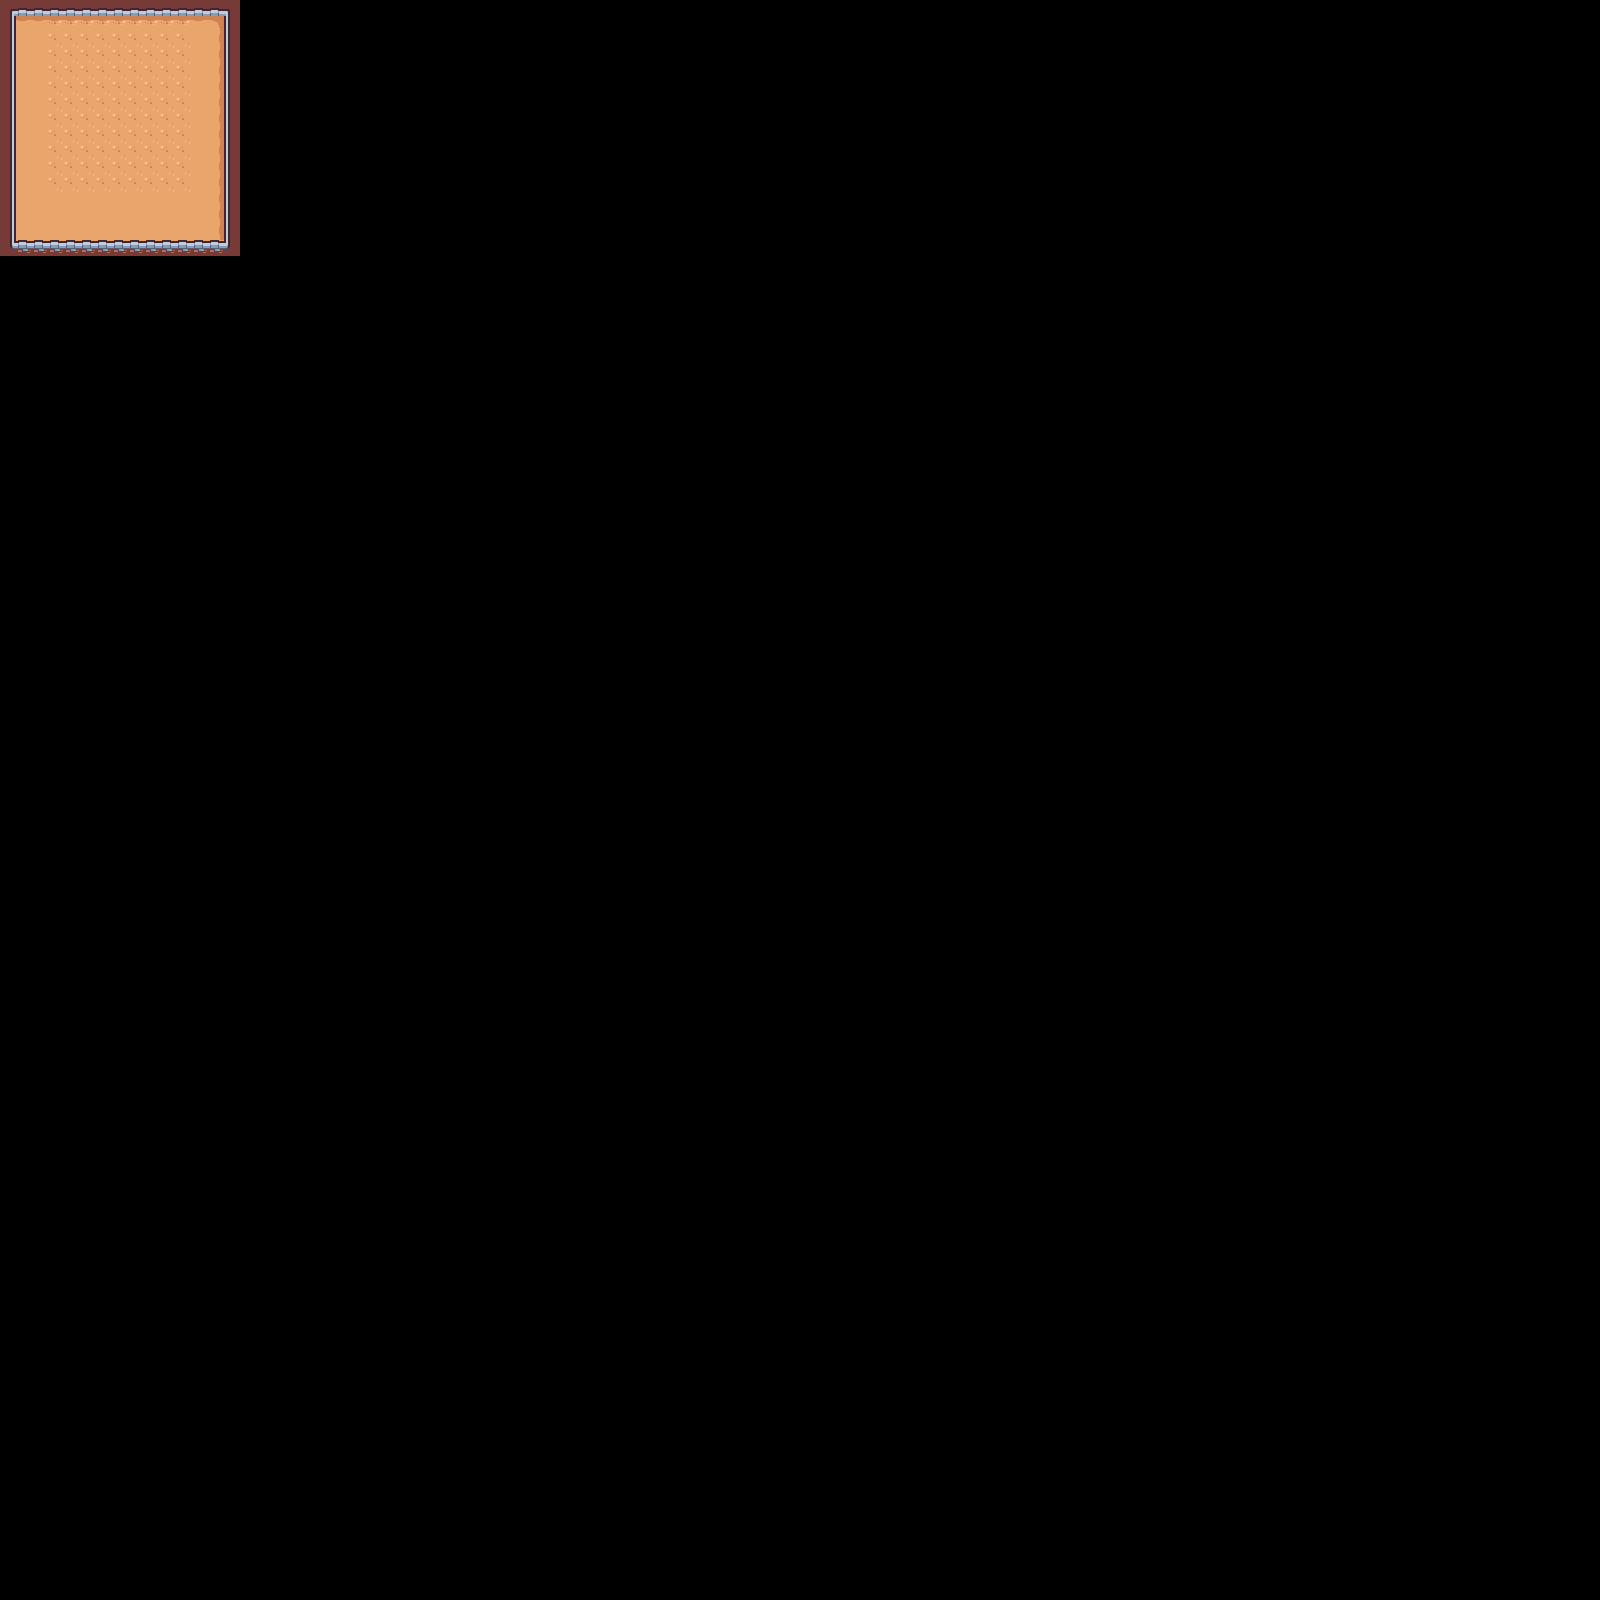

This is a level from a 2D game, rendered from its Tiled map with the project's own tilesets. A one-line summary and the map file follow, with tile-layer data summarised:
An orthogonal 100x100 tile map with 16x16 px tiles, 2 tile layers (ground, walls).

<map version="1.10" tiledversion="1.10.1" orientation="orthogonal" renderorder="right-down" width="100" height="100" tilewidth="16" tileheight="16" infinite="0" nextlayerid="3" nextobjectid="1">
 <tileset firstgid="1" name="dungeon" tilewidth="16" tileheight="16" spacing="1" tilecount="132" columns="12">
  <image source="tiles/tilemap.png" width="203" height="186" />
  <tile id="0">
   <properties>
    <property name="collides" type="bool" value="false" />
   </properties>
  </tile>
  <tile id="1">
   <properties>
    <property name="collides" type="bool" value="true" />
   </properties>
  </tile>
  <tile id="2">
   <properties>
    <property name="collides" type="bool" value="true" />
   </properties>
  </tile>
  <tile id="3">
   <properties>
    <property name="collides" type="bool" value="true" />
   </properties>
  </tile>
  <tile id="4">
   <properties>
    <property name="collides" type="bool" value="false" />
   </properties>
  </tile>
  <tile id="5">
   <properties>
    <property name="collides" type="bool" value="false" />
   </properties>
  </tile>
  <tile id="6">
   <properties>
    <property name="collides" type="bool" value="false" />
   </properties>
  </tile>
  <tile id="7">
   <properties>
    <property name="collides" type="bool" value="false" />
   </properties>
  </tile>
  <tile id="8">
   <properties>
    <property name="collides" type="bool" value="false" />
   </properties>
  </tile>
  <tile id="9">
   <properties>
    <property name="collides" type="bool" value="false" />
   </properties>
  </tile>
  <tile id="10">
   <properties>
    <property name="collides" type="bool" value="false" />
   </properties>
  </tile>
  <tile id="11">
   <properties>
    <property name="collides" type="bool" value="false" />
   </properties>
  </tile>
  <tile id="12">
   <properties>
    <property name="collides" type="bool" value="false" />
   </properties>
  </tile>
  <tile id="13">
   <properties>
    <property name="collides" type="bool" value="true" />
   </properties>
  </tile>
  <tile id="14">
   <properties>
    <property name="collides" type="bool" value="false" />
   </properties>
  </tile>
  <tile id="15">
   <properties>
    <property name="collides" type="bool" value="true" />
   </properties>
  </tile>
  <tile id="16">
   <properties>
    <property name="collides" type="bool" value="false" />
   </properties>
  </tile>
  <tile id="17">
   <properties>
    <property name="collides" type="bool" value="false" />
   </properties>
  </tile>
  <tile id="18">
   <properties>
    <property name="collides" type="bool" value="false" />
   </properties>
  </tile>
  <tile id="19">
   <properties>
    <property name="collides" type="bool" value="false" />
   </properties>
  </tile>
  <tile id="20">
   <properties>
    <property name="collides" type="bool" value="false" />
   </properties>
  </tile>
  <tile id="21">
   <properties>
    <property name="collides" type="bool" value="false" />
   </properties>
  </tile>
  <tile id="22">
   <properties>
    <property name="collides" type="bool" value="false" />
   </properties>
  </tile>
  <tile id="23">
   <properties>
    <property name="collides" type="bool" value="false" />
   </properties>
  </tile>
  <tile id="24">
   <properties>
    <property name="collides" type="bool" value="false" />
   </properties>
  </tile>
  <tile id="25">
   <properties>
    <property name="collides" type="bool" value="true" />
   </properties>
  </tile>
  <tile id="26">
   <properties>
    <property name="collides" type="bool" value="true" />
   </properties>
  </tile>
  <tile id="27">
   <properties>
    <property name="collides" type="bool" value="true" />
   </properties>
  </tile>
  <tile id="28">
   <properties>
    <property name="collides" type="bool" value="false" />
   </properties>
  </tile>
  <tile id="29">
   <properties>
    <property name="collides" type="bool" value="false" />
   </properties>
  </tile>
  <tile id="30">
   <properties>
    <property name="collides" type="bool" value="false" />
   </properties>
  </tile>
  <tile id="31">
   <properties>
    <property name="collides" type="bool" value="false" />
   </properties>
  </tile>
  <tile id="32">
   <properties>
    <property name="collides" type="bool" value="false" />
   </properties>
  </tile>
  <tile id="33">
   <properties>
    <property name="collides" type="bool" value="false" />
   </properties>
  </tile>
  <tile id="34">
   <properties>
    <property name="collides" type="bool" value="false" />
   </properties>
  </tile>
  <tile id="35">
   <properties>
    <property name="collides" type="bool" value="false" />
   </properties>
  </tile>
  <tile id="36">
   <properties>
    <property name="collides" type="bool" value="false" />
   </properties>
  </tile>
  <tile id="37">
   <properties>
    <property name="collides" type="bool" value="false" />
   </properties>
  </tile>
  <tile id="38">
   <properties>
    <property name="collides" type="bool" value="false" />
   </properties>
  </tile>
  <tile id="39">
   <properties>
    <property name="collides" type="bool" value="false" />
   </properties>
  </tile>
  <tile id="40">
   <properties>
    <property name="collides" type="bool" value="false" />
   </properties>
  </tile>
  <tile id="41">
   <properties>
    <property name="collides" type="bool" value="false" />
   </properties>
  </tile>
  <tile id="42">
   <properties>
    <property name="collides" type="bool" value="false" />
   </properties>
  </tile>
  <tile id="43">
   <properties>
    <property name="collides" type="bool" value="false" />
   </properties>
  </tile>
  <tile id="44">
   <properties>
    <property name="collides" type="bool" value="false" />
   </properties>
  </tile>
  <tile id="45">
   <properties>
    <property name="collides" type="bool" value="false" />
   </properties>
  </tile>
  <tile id="46">
   <properties>
    <property name="collides" type="bool" value="false" />
   </properties>
  </tile>
  <tile id="47">
   <properties>
    <property name="collides" type="bool" value="false" />
   </properties>
  </tile>
  <tile id="48">
   <properties>
    <property name="collides" type="bool" value="false" />
   </properties>
  </tile>
  <tile id="49">
   <properties>
    <property name="collides" type="bool" value="false" />
   </properties>
  </tile>
  <tile id="50">
   <properties>
    <property name="collides" type="bool" value="false" />
   </properties>
  </tile>
  <tile id="51">
   <properties>
    <property name="collides" type="bool" value="false" />
   </properties>
  </tile>
  <tile id="52">
   <properties>
    <property name="collides" type="bool" value="false" />
   </properties>
  </tile>
  <tile id="53">
   <properties>
    <property name="collides" type="bool" value="false" />
   </properties>
  </tile>
  <tile id="54">
   <properties>
    <property name="collides" type="bool" value="false" />
   </properties>
  </tile>
  <tile id="55">
   <properties>
    <property name="collides" type="bool" value="false" />
   </properties>
  </tile>
  <tile id="56">
   <properties>
    <property name="collides" type="bool" value="false" />
   </properties>
  </tile>
  <tile id="57">
   <properties>
    <property name="collides" type="bool" value="false" />
   </properties>
  </tile>
  <tile id="58">
   <properties>
    <property name="collides" type="bool" value="false" />
   </properties>
  </tile>
  <tile id="59">
   <properties>
    <property name="collides" type="bool" value="false" />
   </properties>
  </tile>
  <tile id="60">
   <properties>
    <property name="collides" type="bool" value="false" />
   </properties>
  </tile>
  <tile id="61">
   <properties>
    <property name="collides" type="bool" value="false" />
   </properties>
  </tile>
  <tile id="62">
   <properties>
    <property name="collides" type="bool" value="false" />
   </properties>
  </tile>
  <tile id="63">
   <properties>
    <property name="collides" type="bool" value="false" />
   </properties>
  </tile>
  <tile id="64">
   <properties>
    <property name="collides" type="bool" value="false" />
   </properties>
  </tile>
  <tile id="65">
   <properties>
    <property name="collides" type="bool" value="false" />
   </properties>
  </tile>
  <tile id="66">
   <properties>
    <property name="collides" type="bool" value="false" />
   </properties>
  </tile>
  <tile id="67">
   <properties>
    <property name="collides" type="bool" value="false" />
   </properties>
  </tile>
  <tile id="68">
   <properties>
    <property name="collides" type="bool" value="false" />
   </properties>
  </tile>
  <tile id="69">
   <properties>
    <property name="collides" type="bool" value="false" />
   </properties>
  </tile>
  <tile id="70">
   <properties>
    <property name="collides" type="bool" value="false" />
   </properties>
  </tile>
  <tile id="71">
   <properties>
    <property name="collides" type="bool" value="false" />
   </properties>
  </tile>
  <tile id="72">
   <properties>
    <property name="collides" type="bool" value="false" />
   </properties>
  </tile>
  <tile id="73">
   <properties>
    <property name="collides" type="bool" value="false" />
   </properties>
  </tile>
  <tile id="74">
   <properties>
    <property name="collides" type="bool" value="false" />
   </properties>
  </tile>
  <tile id="75">
   <properties>
    <property name="collides" type="bool" value="false" />
   </properties>
  </tile>
  <tile id="76">
   <properties>
    <property name="collides" type="bool" value="false" />
   </properties>
  </tile>
  <tile id="77">
   <properties>
    <property name="collides" type="bool" value="false" />
   </properties>
  </tile>
  <tile id="78">
   <properties>
    <property name="collides" type="bool" value="false" />
   </properties>
  </tile>
  <tile id="79">
   <properties>
    <property name="collides" type="bool" value="false" />
   </properties>
  </tile>
  <tile id="80">
   <properties>
    <property name="collides" type="bool" value="false" />
   </properties>
  </tile>
  <tile id="81">
   <properties>
    <property name="collides" type="bool" value="false" />
   </properties>
  </tile>
  <tile id="82">
   <properties>
    <property name="collides" type="bool" value="false" />
   </properties>
  </tile>
  <tile id="83">
   <properties>
    <property name="collides" type="bool" value="false" />
   </properties>
  </tile>
  <tile id="84">
   <properties>
    <property name="collides" type="bool" value="false" />
   </properties>
  </tile>
  <tile id="85">
   <properties>
    <property name="collides" type="bool" value="false" />
   </properties>
  </tile>
  <tile id="86">
   <properties>
    <property name="collides" type="bool" value="false" />
   </properties>
  </tile>
  <tile id="87">
   <properties>
    <property name="collides" type="bool" value="false" />
   </properties>
  </tile>
  <tile id="88">
   <properties>
    <property name="collides" type="bool" value="false" />
   </properties>
  </tile>
  <tile id="89">
   <properties>
    <property name="collides" type="bool" value="false" />
   </properties>
  </tile>
  <tile id="90">
   <properties>
    <property name="collides" type="bool" value="false" />
   </properties>
  </tile>
  <tile id="91">
   <properties>
    <property name="collides" type="bool" value="false" />
   </properties>
  </tile>
  <tile id="92">
   <properties>
    <property name="collides" type="bool" value="false" />
   </properties>
  </tile>
  <tile id="93">
   <properties>
    <property name="collides" type="bool" value="false" />
   </properties>
  </tile>
  <tile id="94">
   <properties>
    <property name="collides" type="bool" value="false" />
   </properties>
  </tile>
  <tile id="95">
   <properties>
    <property name="collides" type="bool" value="false" />
   </properties>
  </tile>
  <tile id="96">
   <properties>
    <property name="collides" type="bool" value="false" />
   </properties>
  </tile>
  <tile id="97">
   <properties>
    <property name="collides" type="bool" value="false" />
   </properties>
  </tile>
  <tile id="98">
   <properties>
    <property name="collides" type="bool" value="false" />
   </properties>
  </tile>
  <tile id="99">
   <properties>
    <property name="collides" type="bool" value="false" />
   </properties>
  </tile>
  <tile id="100">
   <properties>
    <property name="collides" type="bool" value="false" />
   </properties>
  </tile>
  <tile id="101">
   <properties>
    <property name="collides" type="bool" value="false" />
   </properties>
  </tile>
  <tile id="102">
   <properties>
    <property name="collides" type="bool" value="false" />
   </properties>
  </tile>
  <tile id="103">
   <properties>
    <property name="collides" type="bool" value="false" />
   </properties>
  </tile>
  <tile id="104">
   <properties>
    <property name="collides" type="bool" value="false" />
   </properties>
  </tile>
  <tile id="105">
   <properties>
    <property name="collides" type="bool" value="false" />
   </properties>
  </tile>
  <tile id="106">
   <properties>
    <property name="collides" type="bool" value="false" />
   </properties>
  </tile>
  <tile id="107">
   <properties>
    <property name="collides" type="bool" value="false" />
   </properties>
  </tile>
  <tile id="108">
   <properties>
    <property name="collides" type="bool" value="false" />
   </properties>
  </tile>
  <tile id="109">
   <properties>
    <property name="collides" type="bool" value="false" />
   </properties>
  </tile>
  <tile id="110">
   <properties>
    <property name="collides" type="bool" value="false" />
   </properties>
  </tile>
  <tile id="111">
   <properties>
    <property name="collides" type="bool" value="false" />
   </properties>
  </tile>
  <tile id="112">
   <properties>
    <property name="collides" type="bool" value="false" />
   </properties>
  </tile>
  <tile id="113">
   <properties>
    <property name="collides" type="bool" value="false" />
   </properties>
  </tile>
  <tile id="114">
   <properties>
    <property name="collides" type="bool" value="false" />
   </properties>
  </tile>
  <tile id="115">
   <properties>
    <property name="collides" type="bool" value="false" />
   </properties>
  </tile>
  <tile id="116">
   <properties>
    <property name="collides" type="bool" value="false" />
   </properties>
  </tile>
  <tile id="117">
   <properties>
    <property name="collides" type="bool" value="false" />
   </properties>
  </tile>
  <tile id="118">
   <properties>
    <property name="collides" type="bool" value="false" />
   </properties>
  </tile>
  <tile id="119">
   <properties>
    <property name="collides" type="bool" value="false" />
   </properties>
  </tile>
  <tile id="120">
   <properties>
    <property name="collides" type="bool" value="false" />
   </properties>
  </tile>
  <tile id="121">
   <properties>
    <property name="collides" type="bool" value="false" />
   </properties>
  </tile>
  <tile id="122">
   <properties>
    <property name="collides" type="bool" value="false" />
   </properties>
  </tile>
  <tile id="123">
   <properties>
    <property name="collides" type="bool" value="false" />
   </properties>
  </tile>
  <tile id="124">
   <properties>
    <property name="collides" type="bool" value="false" />
   </properties>
  </tile>
  <tile id="125">
   <properties>
    <property name="collides" type="bool" value="false" />
   </properties>
  </tile>
  <tile id="126">
   <properties>
    <property name="collides" type="bool" value="false" />
   </properties>
  </tile>
  <tile id="127">
   <properties>
    <property name="collides" type="bool" value="false" />
   </properties>
  </tile>
  <tile id="128">
   <properties>
    <property name="collides" type="bool" value="false" />
   </properties>
  </tile>
  <tile id="129">
   <properties>
    <property name="collides" type="bool" value="false" />
   </properties>
  </tile>
  <tile id="130">
   <properties>
    <property name="collides" type="bool" value="false" />
   </properties>
  </tile>
  <tile id="131">
   <properties>
    <property name="collides" type="bool" value="false" />
   </properties>
  </tile>
 </tileset>
 <layer id="2" name="ground" width="100" height="100">
  <data>[10000 cells, 182 non-empty, 5 distinct tile ids]</data>
 </layer>
 <layer id="1" name="walls" width="100" height="100">
  <data>[10000 cells, 58 non-empty, 8 distinct tile ids]</data>
 </layer>
</map>
